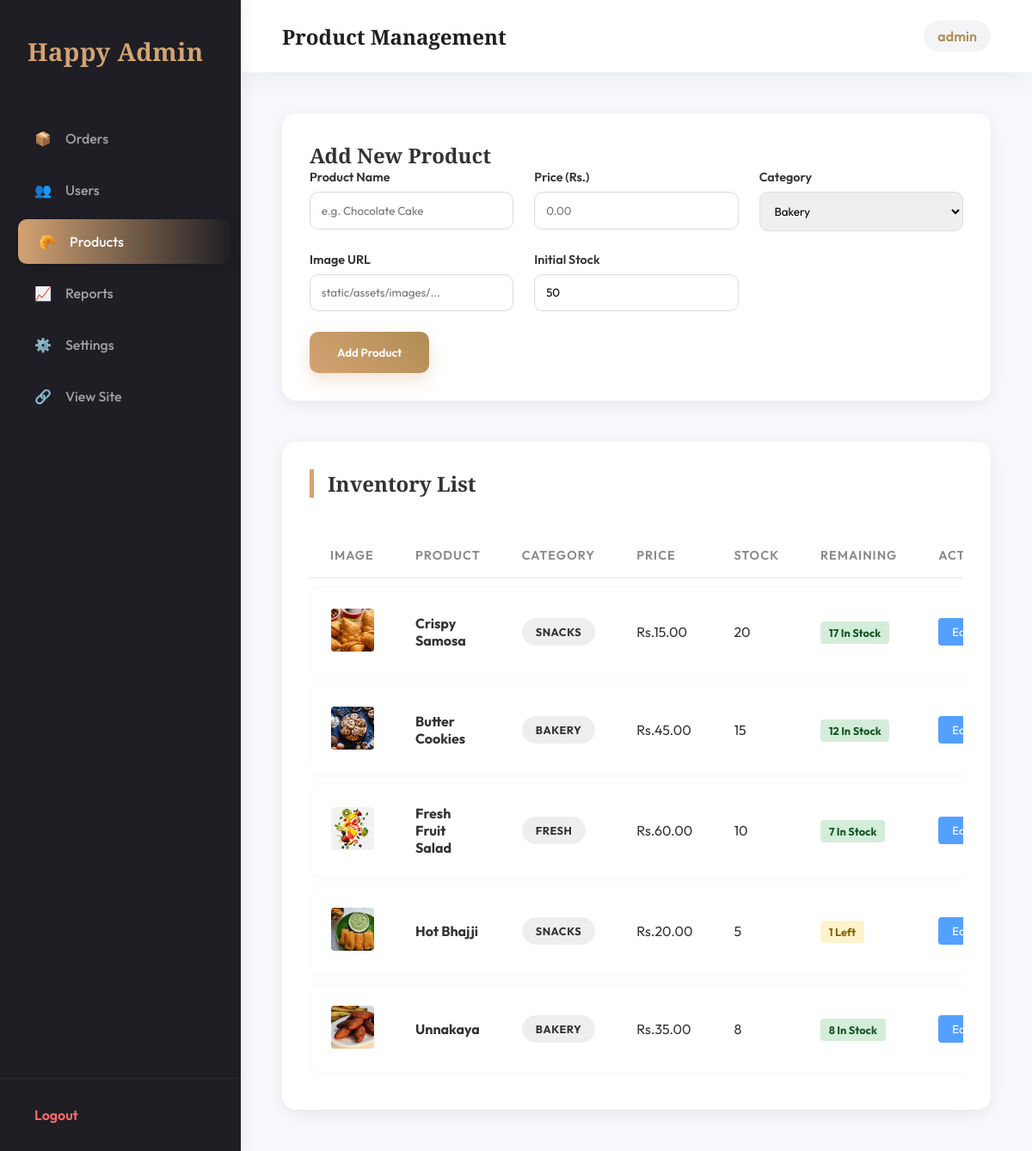
The app's page /admin/products (signed in), older data.
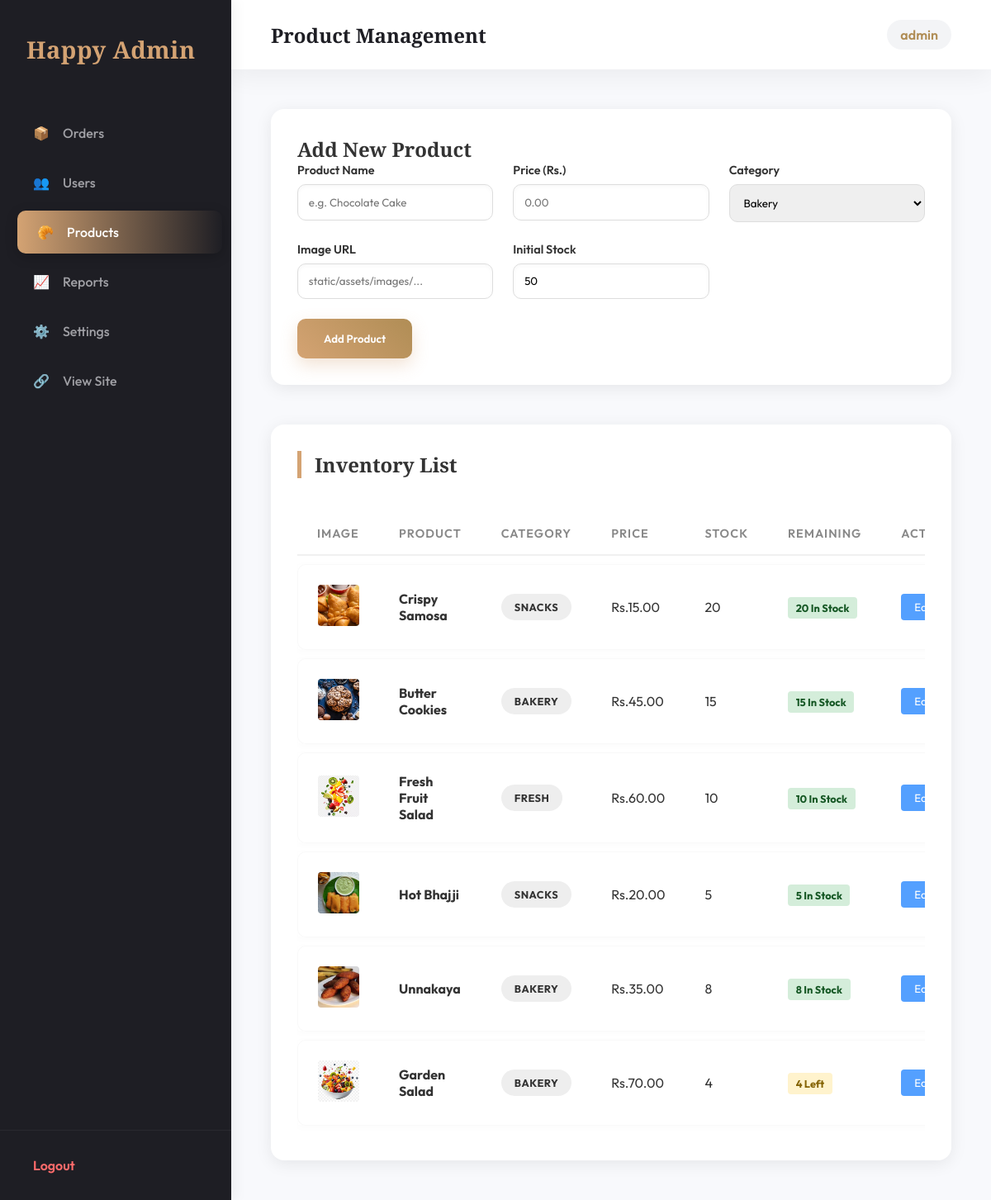
The same page, newer data.
### app.py (models this page shows)
class Product(db.Model):
    id = db.Column(db.Integer, primary_key=True)
    name = db.Column(db.String(100), nullable=False)
    price = db.Column(db.Float, nullable=False)
    category = db.Column(db.String(50), nullable=False) # bakery, snacks, fresh
    image_url = db.Column(db.String(255), nullable=True)
    initial_stock = db.Column(db.Integer, default=50)
    remaining_stock = db.Column(db.Integer, default=50)

### app.py (the view, shortened to what this page needs)
@app.route('/admin/products', methods=['GET', 'POST'])
def admin_products():
    if not session.get('admin_logged_in'):
        return redirect(url_for('admin_login'))
    all_products = Product.query.all()
    print(f"DEBUG: Found {len(all_products)} products to render")
    return render_template('admin_products.html', products=all_products, username=session.get('admin_username', 'admin'))

### app.py (called while the page is built)
@app.context_processor
def inject_settings():
    settings = StoreSettings.query.first()
    if not settings:
        settings = StoreSettings()
        db.session.add(settings)
        db.session.commit()
    return dict(store_settings=settings)

### templates/admin_products.html (shortened to what the changed rows need)
<!DOCTYPE html>
<html lang="en">
<head>
    <link rel="stylesheet" href="/static/admin.css">
</head>
<body>
    <div class="admin-layout">
        <aside class="sidebar">
            <div class="sidebar-brand">
                <h2>Happy Admin</h2>
            </div>
        </aside>
        <main class="main-content">
            <header class="top-bar">
                <h1>Product Management</h1>
            </header>
            <div class="dashboard-content">
                <div class="product-form-container">
                    <h2>Add New Product</h2>
                </div>
                <div class="orders-section">
                    <h2>Inventory List</h2>
                    <div class="table-container">
                        <table>
                            <thead>
                                <tr>
                                    <th>Image</th>
                                    <th>Product</th>
                                    <th>Category</th>
                                    <th>Price</th>
                                    <th>Stock</th>
                                    <th>Remaining</th>
                                    <th>Action</th>
                                </tr>
                            </thead>
                            <tbody>
                                {% for product in products %}
                                <tr>
                                    <td>
                                        <img src="/{{ product.image_url }}" alt="" class="product-thumbnail">
                                    </td>
                                    <td><strong>{{ product.name }}</strong></td>
                                    <td><span class="status-badge" style="background:#eee; color:#333">{{
                                            product.category }}</span></td>
                                    <td>Rs.{{ "%.2f"|format(product.price) }}</td>
                                    <td>{{ product.initial_stock }}</td>
                                    <td>
                                        {% if product.remaining_stock == 0 %}
                                        <span class="stock-badge stock-out">Out of Stock</span>
                                        {% elif product.remaining_stock < 5 %} <span class="stock-badge stock-low">{{
                                            product.remaining_stock }} Left</span>
                                            {% else %}
                                            <span class="stock-badge stock-good">{{ product.remaining_stock }} In
                                                Stock</span>
                                            {% endif %}
                                    </td>
                                    <td>
                                        <div style="display:flex; gap:5px;">
                                            <button class="btn-edit"
                                                onclick="openEditModal('{{ product.id }}', '{{ product.name }}', '{{ product.price }}', '{{ product.category }}', '{{ product.remaining_stock }}')">
                                                Edit
                                            </button>
                                        </div>
                                    </td>
                                </tr>
                                {% endfor %}
                            </tbody>
                        </table>
                    </div>
                </div>
            </div>
        </main>
    </div>
</body>
</html>

Row changes from the older to the newer data that the page shows:
changed Product "Crispy Samosa": remaining_stock "17" → "20"
changed Product "Butter Cookies": remaining_stock "12" → "15"
changed Product "Fresh Fruit Salad": remaining_stock "7" → "10"
changed Product "Hot Bhajji": remaining_stock "1" → "5"; remaining_stock "Left" → "In Stock"
added Product: image_url (picture), name "Garden Salad", category "BAKERY", price "70.00", initial_stock "4", remaining_stock "4"
